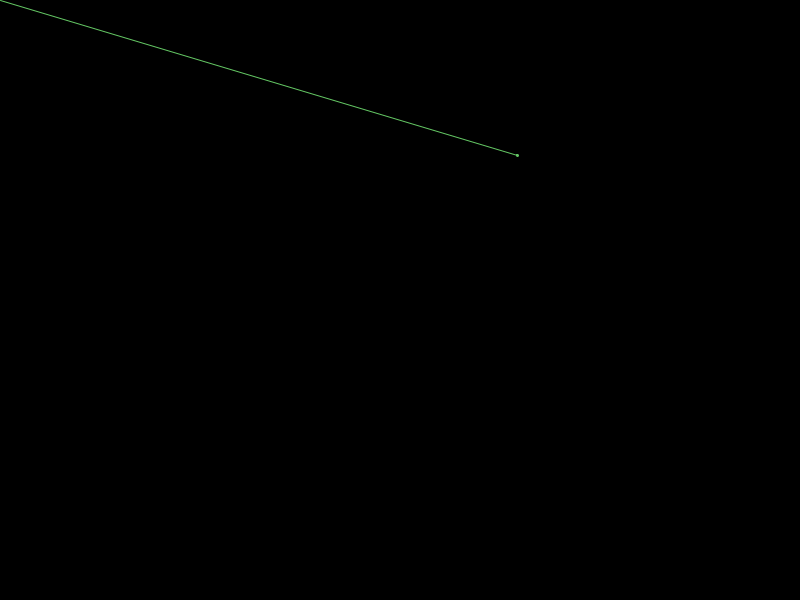
Frame 1 (no input)
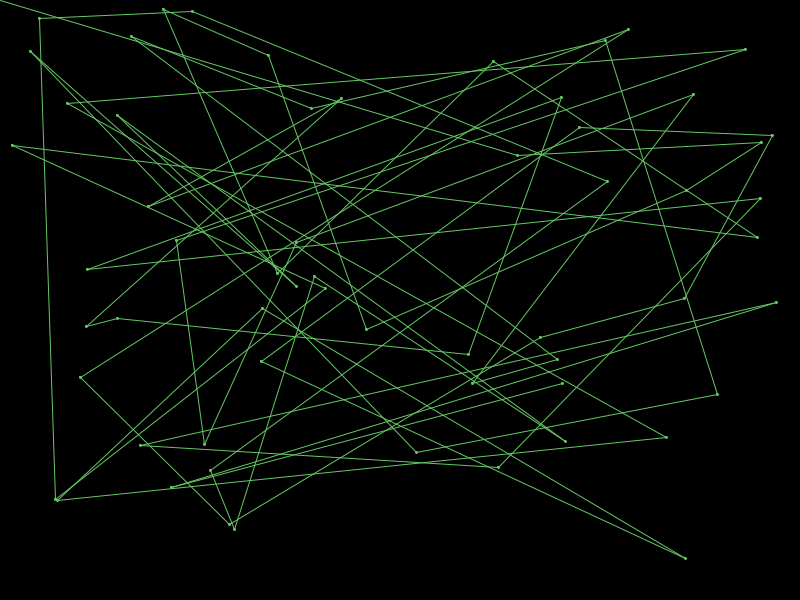
Frame 60 (the mouse pressed at the canvas centre just before this capture)
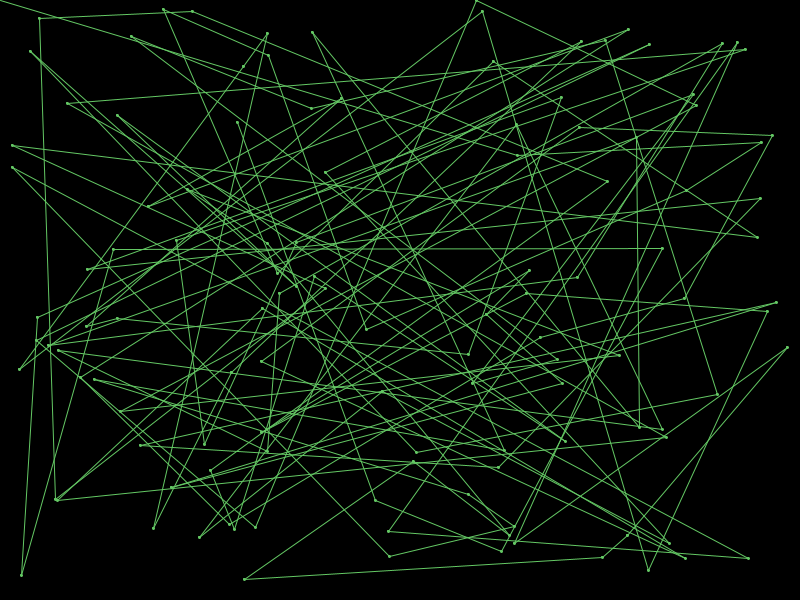
Frame 120 (the mouse held since frame 60 and released just before this capture)

The Processing sketch that drew these frames (run headless with seeded random() and noise(); from frame 60 on, the mouse is pressed at the canvas centre):

// Processing sketch: random_line
// ── random_line.pde
/*
ランダムな位置から、別のランダムな位置に直線を描画
を繰り返す
とりあえずは1000回で止まるようにする
*/
void setup()
{
  size(800,600);
  background(0,0,0);
  fill(100,200,100);
  stroke(100,200,100);
}

int oldx = 0;
int oldy = 0;
int i = 0;
int times = 1000;
int delay = 50;

void draw() {
  int x;
  int y;
  if (i == times)
  {
  println("end");
  noLoop();
  }

    x = int(random(800));
    y = int(random(600));
    ellipse(x,y,2,2);
    line(oldx,oldy,x,y);
    oldx = x;
    oldy = y;
    delay(delay);
    i++;
}
